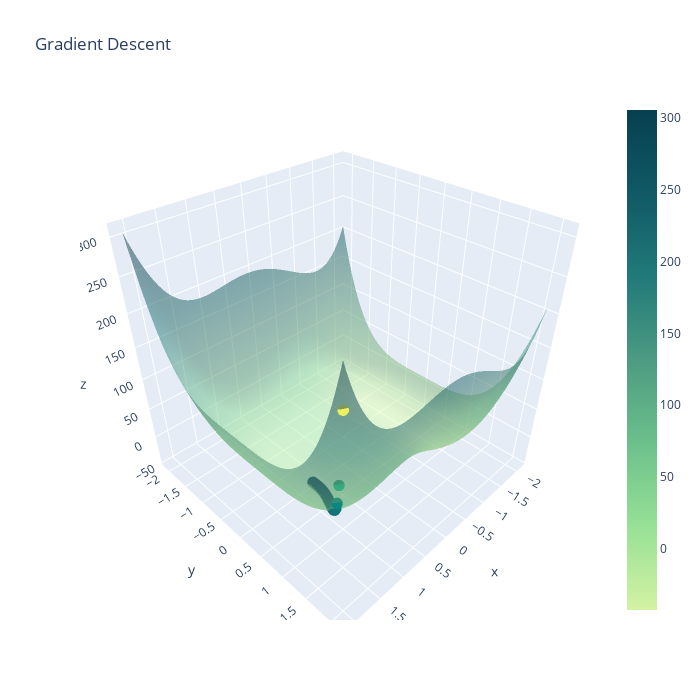

The cell this chart's notebook holds for it:
### Markdown cell above
### generowanie wykresów

### Code cell
max_r = 2.1
l = np.linspace(-max_r, max_r, 100)
X, Y = l, l
Z = np.array([[g(np.array([x, y])) for x in X] for y in Y])
steps = gradient_descent(np.array([2,2]), 0.001, grad_g, 100)
p = np.array([pt for pt in steps if abs(pt[0]) < max_r and abs(pt[1]) < max_r])
XS, YS = p[:,0], p[:,1]
ZS = np.array([g(np.array([x, y])) for x, y in zip(XS, YS)])

layout = go.Layout(width = 700, height =700,
                             title_text='Gradient Descent')
fig = go.Figure(data=[go.Surface(x=X, y=Y, z=Z, colorscale='Emrld',
                                 opacity=0.5)], layout=layout)
fig.add_scatter3d(x=XS, y=YS, z=ZS, mode='markers', 
                  marker=dict(size=4, color=ZS,               
                              colorscale='Aggrnyl'))
fig.show()
